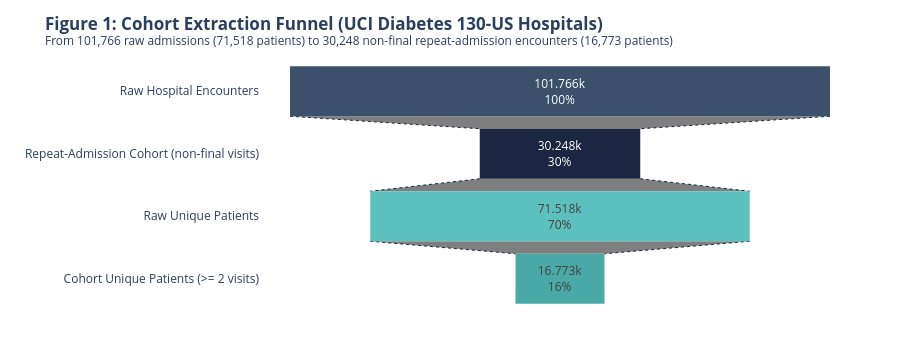
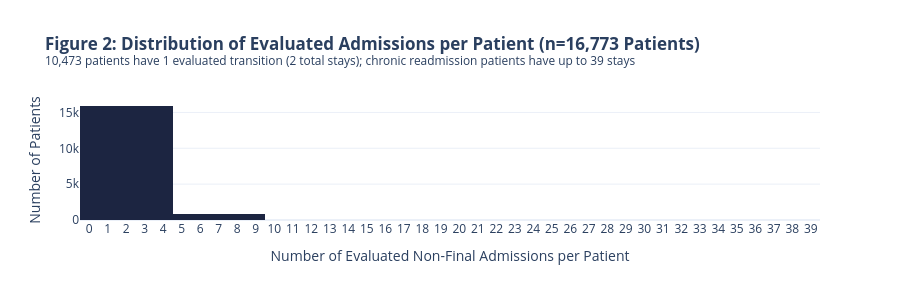

These figures' notebook cell, in order:
### Markdown cell above
## 1. What the Dataset Actually Is: Cohort Filtering & Longitudinal Structure

The source dataset is the **UCI Diabetes 130-US Hospitals (1999–2008)** (`shared/01_prepare_baseline_data.py`), containing **101,766 raw hospital encounters** across **71,518 unique diabetic patients**.

### How the 30,248-Encounter Cohort Is Constructed
To evaluate whether clinical similarity predicts **future disease progression**, `01_prepare_baseline_data.py` applies a strict longitudinal filter:
1. Group encounters by `patient_nbr` and sort chronologically by `encounter_id`.
2. Keep only patients with **$\ge 2$ hospital admissions** ($16,773$ unique patients).
3. For each patient with $m$ visits $(V_1, V_2, \dots, V_m)$, every non-final admission $V_i$ ($1 \le i \le m-1$) becomes an evaluated query encounter, and its target label `true_next_pathway` is the primary diagnosis (`diag_1`) category of the **immediately following admission $V_{i+1}$**.
4. The final visit $V_m$ of each patient has no subsequent visit $V_{m+1}$ and is dropped, yielding exactly **$30,248$ evaluated encounters**.

### Code cell
# Load cohort metadata and summary metrics
with open(DATA_DIR / "baseline_metrics.json", encoding="utf-8") as f:
    metrics = json.load(f)

cohort = pd.read_parquet(DATA_DIR / "cohort_encounters.parquet")
retrieval = pd.read_parquet(DATA_DIR / "retrieval_results.parquet")
flips = pd.read_parquet(DATA_DIR / "counterfactual_flips.parquet")

raw_rows = metrics["data_source"]["raw_rows"]
raw_patients = metrics["data_source"]["raw_patients"]
cohort_rows = metrics["cohort"]["n_encounters"]
cohort_patients = metrics["cohort"]["n_patients"]

# Figure 1: Pipeline Extraction Funnel
fig_funnel = go.Figure(go.Funnel(
    y=["Raw Hospital Encounters", "Repeat-Admission Cohort (non-final visits)", "Raw Unique Patients", "Cohort Unique Patients (>= 2 visits)"],
    x=[raw_rows, cohort_rows, raw_patients, cohort_patients],
    textinfo="value+percent initial",
    marker=dict(color=["#3A506B", "#1C2541", "#5BC0BE", "#48A9A6"]),
    connector=dict(line=dict(color="#1C2541", dash="dot", width=1))
))
fig_funnel.update_layout(
    title="<b>Figure 1: Cohort Extraction Funnel (UCI Diabetes 130-US Hospitals)</b><br><sup>From 101,766 raw admissions (71,518 patients) to 30,248 non-final repeat-admission encounters (16,773 patients)</sup>",
    height=340,
    margin=dict(l=260, r=40, t=60, b=30)
)
fig_funnel.show()

# Figure 2: Number of Evaluated Admissions per Patient
visits_per_patient = cohort.groupby("patient_nbr")["encounter_id"].count()
fig_visits = px.histogram(
    visits_per_patient,
    x="encounter_id",
    nbins=15,
    labels={"encounter_id": "Number of Evaluated Non-Final Admissions per Patient"},
    title="<b>Figure 2: Distribution of Evaluated Admissions per Patient (n=16,773 Patients)</b><br><sup>10,473 patients have 1 evaluated transition (2 total stays); chronic readmission patients have up to 39 stays</sup>",
    color_discrete_sequence=["#1C2541"]
)
fig_visits.update_layout(height=300, xaxis=dict(dtick=1), yaxis_title="Number of Patients", showlegend=False)
fig_visits.show()

### Figure 1 — Plotly figure (JSON) as saved in the notebook; plotly's stock layout.template omitted (floating-point values rounded to 4 significant figures)
{"data": [{"connector": {"line": {"color": "#1C2541", "dash": "dot", "width": 1}}, "marker": {"color": ["#3A506B", "#1C2541", "#5BC0BE", "#48A9A6"]}, "textinfo": "value+percent initial", "x": [101766, 30248, 71518, 16773], "y": ["Raw Hospital Encounters", "Repeat-Admission Cohort (non-final visits)", "Raw Unique Patients", "Cohort Unique Patients (>= 2 visits)"], "type": "funnel"}], "layout": {"margin": {"l": 260, "r": 40, "t": 60, "b": 30}, "title": {"text": "<b>Figure 1: Cohort Extraction Funnel (UCI Diabetes 130-US Hospitals)</b><br><sup>From 101,766 raw admissions (71,518 patients) to 30,248 non-final repeat-admission encounters (16,773 patients)</sup>"}, "height": 340}}

### Figure 2 — Plotly figure (JSON) as saved in the notebook; plotly's stock layout.template omitted (floating-point values rounded to 4 significant figures; data arrays with more than 128 entries replaced by an {"elided": "..."} marker saying what was removed)
{"data": [{"bingroup": "x", "hovertemplate": "Number of Evaluated Non-Final Admissions per Patient=%{x}<br>count=%{y}<extra></extra>", "legendgroup": "", "marker": {"color": "#1C2541", "pattern": {"shape": ""}}, "name": "", "nbinsx": 15, "orientation": "v", "showlegend": false, "x": {"elided": "16773 int values"}, "xaxis": "x", "yaxis": "y", "type": "histogram"}], "layout": {"xaxis": {"anchor": "y", "domain": [0.0, 1.0], "title": {"text": "Number of Evaluated Non-Final Admissions per Patient"}, "dtick": 1}, "yaxis": {"anchor": "x", "domain": [0.0, 1.0], "title": {"text": "Number of Patients"}}, "legend": {"tracegroupgap": 0}, "title": {"text": "<b>Figure 2: Distribution of Evaluated Admissions per Patient (n=16,773 Patients)</b><br><sup>10,473 patients have 1 evaluated transition (2 total stays); chronic readmission patients have up to 39 stays</sup>"}, "barmode": "relative", "height": 300, "showlegend": false}}
